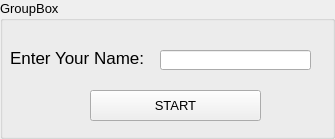
<?xml version="1.0" encoding="UTF-8"?>
<ui version="4.0">
 <class>PlayerNameInput</class>
 <widget class="QGroupBox" name="PlayerNameInput">
  <property name="geometry">
   <rect>
    <x>0</x>
    <y>0</y>
    <width>335</width>
    <height>139</height>
   </rect>
  </property>
  <property name="font">
   <font>
    <pointsize>10</pointsize>
   </font>
  </property>
  <property name="windowTitle">
   <string>Welcome to Dereliction!</string>
  </property>
  <property name="title">
   <string>GroupBox</string>
  </property>
  <widget class="QLabel" name="label">
   <property name="geometry">
    <rect>
     <x>10</x>
     <y>50</y>
     <width>161</width>
     <height>16</height>
    </rect>
   </property>
   <property name="font">
    <font>
     <pointsize>13</pointsize>
    </font>
   </property>
   <property name="text">
    <string>Enter Your Name:</string>
   </property>
  </widget>
  <widget class="QPushButton" name="startButton">
   <property name="geometry">
    <rect>
     <x>90</x>
     <y>90</y>
     <width>171</width>
     <height>31</height>
    </rect>
   </property>
   <property name="text">
    <string>START</string>
   </property>
  </widget>
  <widget class="QLineEdit" name="lineEdit">
   <property name="geometry">
    <rect>
     <x>160</x>
     <y>50</y>
     <width>151</width>
     <height>20</height>
    </rect>
   </property>
  </widget>
 </widget>
 <resources/>
 <connections/>
</ui>
